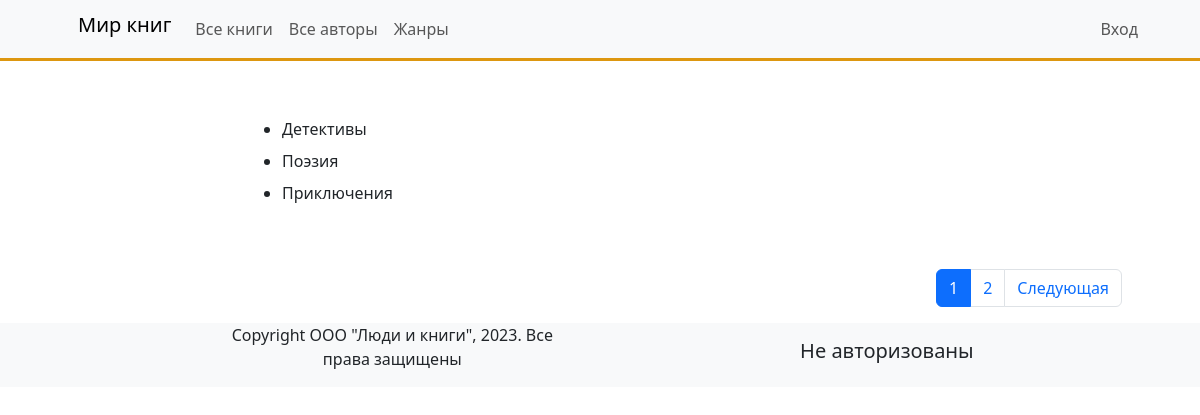
The page /genres/ on the database its author committed.
### catalog/models.py (models this page shows, shortened)
class Genre(models.Model):
    name = models.CharField(max_length=200, help_text='Введите жанр книги',
                            verbose_name='Жанр книги')
    class Meta:
        verbose_name = 'Жанр'
        verbose_name_plural = 'Жанры'

### catalog/views.py (the view)
# urls.py: path('genres/', views.GenreListView.as_view(), name='genres')
class GenreListView(ListView):
    model = Genre
    template_name = 'catalog/genre_list.html'
    paginate_by = 3

### catalog/templates/catalog/genre_list.html (shortened to what this page needs)
{% extends 'base.html' %}
{% block content %}
    <div class="container mx-5 my-5">
        <div class="row justify-content-center">
            <div class="col-8">
                <ul>
                    {% for genre in genre_list %}
                        <li class="my-2">
                            {{ genre.name }}
                        </li>
                    {% endfor %}
                </ul>
            </div>
        </div>
    </div>
{% endblock %}

### rows shown on the page
Genre: name "Детективы"
Genre: name "Поэзия"
Genre: name "Приключения"

### other values the page prints
{{ p }} "1" "2"
